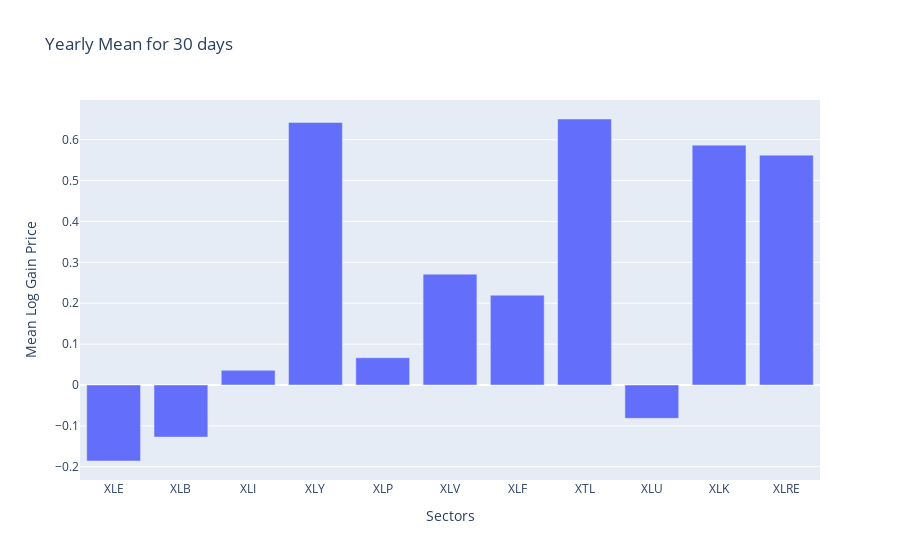

Notebook cell for this chart:
### Markdown cell above
Using daily log returns dataframe we can now begin data analysis

### Code cell
def new_df(d1):
    df_1 = df_close_log_delta.iloc[-d1:,:]
    return df_1

def mean_plotter(df):
    """
    Plot the yearly mean log returns for each sector.
    
    """
    
    # Calculate annualized mean return
    m = df.mean() * 252
    print(m)
    m_df = m.reset_index()
    m = px.bar(m_df, title=f'Yearly Mean for {df.shape[0]} days', x='index', y=0, labels={'index': 'Sectors', '0': 'Mean Log Gain Price'})
    m.show()
    
    # Create the plot
#     plt.figure(figsize=(10, 4))
#     plt.bar(df_1.columns, m)
#     plt.title(f'Yearly Mean for {d1} days')
#     plt.xlabel('Sectors')
#     plt.ylabel('Mean Log Gain Price')
#     plt.show()

# Example usage: Plot mean for the last 30 days
mean_plotter(new_df(30))

### Figure 1 — Plotly figure (JSON) as saved in the notebook; plotly's stock layout.template omitted (floating-point values rounded to 4 significant figures)
{"data": [{"alignmentgroup": "True", "hovertemplate": "Sectors=%{x}<br>Mean Log Gain Price=%{y}<extra></extra>", "legendgroup": "", "marker": {"color": "#636efa", "pattern": {"shape": ""}}, "name": "", "offsetgroup": "", "orientation": "v", "showlegend": false, "textposition": "auto", "type": "bar", "x": ["XLE", "XLB", "XLI", "XLY", "XLP", "XLV", "XLF", "XTL", "XLU", "XLK", "XLRE"], "xaxis": "x", "y": [-0.1859, -0.1274, 0.03613, 0.6421, 0.06671, 0.2711, 0.2196, 0.6505, -0.08154, 0.5866, 0.5622], "yaxis": "y"}], "layout": {"barmode": "relative", "legend": {"tracegroupgap": 0}, "title": {"text": "Yearly Mean for 30 days"}, "xaxis": {"anchor": "y", "domain": [0, 1], "title": {"text": "Sectors"}}, "yaxis": {"anchor": "x", "domain": [0, 1], "title": {"text": "Mean Log Gain Price"}}}}
